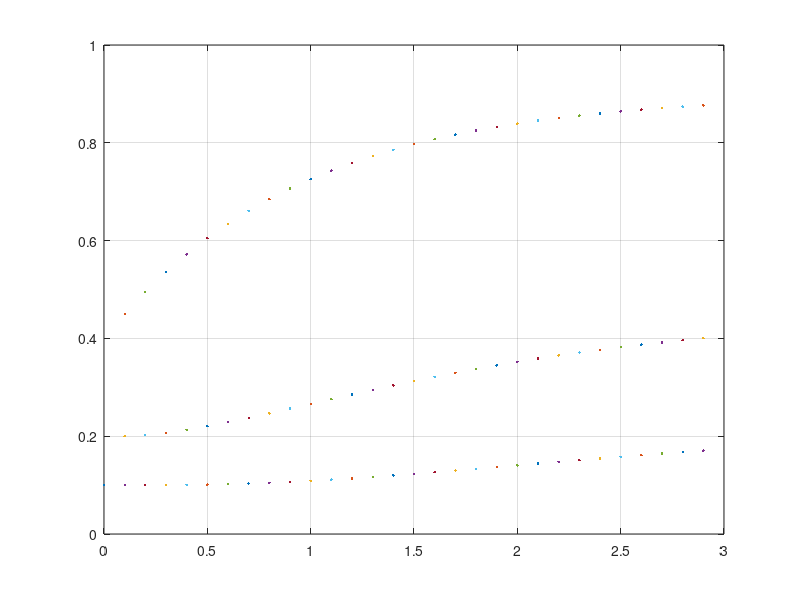

The MATLAB script that drew this image:
%REACTORES EN SERIE CSTR (TRES)
% Valores de los parámetros del modelo
TIME = 0;
CA1 = 0.4;
CA2 = 0.2;
CA3 = 0.1;
CA0 = 1.8;
TAU = 2;
K = 0.5;
DELTA = 0.1;
TPRINT = 0;

% Imprimir encabezado
fprintf('TIME--------CA1--------CA2--------CA3\n');

% Bucle principal
while TIME <= 3
  % Evaluar derivadas
  CA1DOT = (CA0 - CA1) / TAU - K * CA1;
  CA2DOT = (CA1 - CA2) / TAU - K * CA2;
  CA3DOT = (CA2 - CA3) / TAU - K * CA3;

  % Imprimir resultados
  if TIME >= TPRINT
    fprintf('%8.3f %8.3f %8.3f %8.3f\n', TIME, CA1, CA2, CA3);
    TPRINT = TPRINT + 0.1;
    plot(TIME, CA1,'.')
    plot(TIME, CA2,'.')
    plot(TIME, CA3,'.')
    hold on 
    grid on   
    
  end

  % Actualizar variables
  CA1 = CA1 + CA1DOT * DELTA;
  CA2 = CA2 + CA2DOT * DELTA;
  CA3 = CA3 + CA3DOT * DELTA;
  TIME = TIME + DELTA;
end


